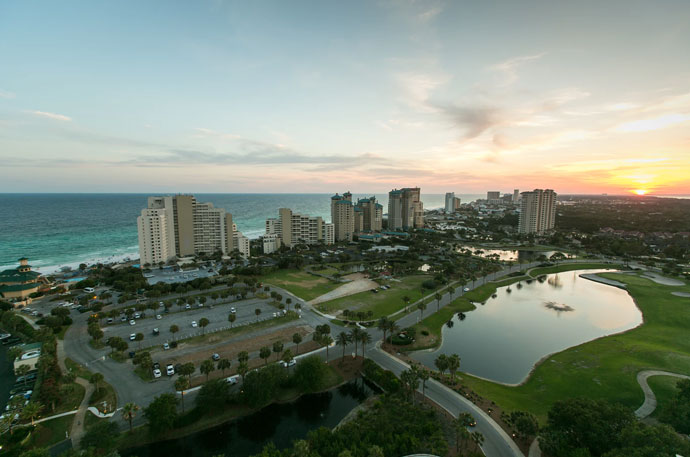
#> input picture prototypes/map/featured_3.jpg, 690 x 457 px
$ python greencover.py
#> lines starting #> are read from the running program, lines starting #| are printed output that depends on the picture; after the words box and inside, x2 and y2 are one past the last pixel; in counts of white or black regions, pixels touching at a corner belong together; long printed decimals are rounded
import cv2
from urllib.request import urlopen
from PIL import Image
import numpy as np

## Read

img = cv2.imread('featured_3.jpg')
#> img is the input picture: shape (457, 690, 3); mean B, G, R 117, 130.3, 118.7

## convert to hsv
hsv = cv2.cvtColor(img, cv2.COLOR_BGR2HSV)
#> hsv: shape (457, 690, 3); mean H, S, V 57.3, 73.1, 133.8

## mask of green (36,0,0) ~ (70, 255,255)
mask1 = cv2.inRange(hsv, (36,0,0), (86 ,255 ,255))#(70, 255,255))
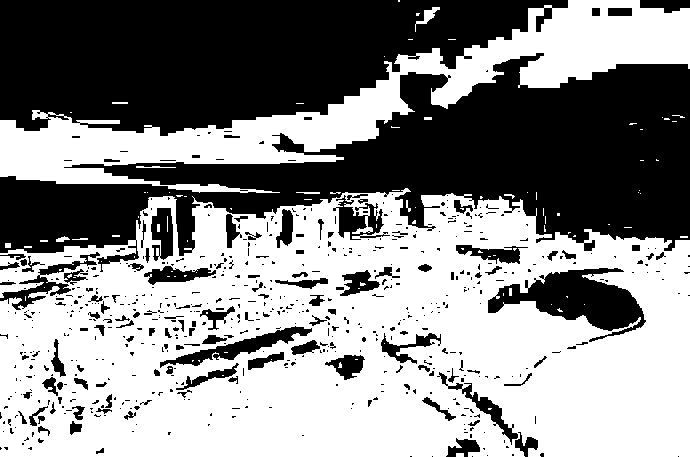
#> mask1: shape (457, 690); 54.7% white; 623 black regions (494 under 20 px), largest, box (x1, y1, x2, y2) and area: (0, 53, 690, 272) 64654, (0, 0, 568, 136) 53159, (488, 268, 646, 342) 5375
cv2.imwrite("threshold.png", mask1)

imask = mask1>0
green = np.zeros_like(img, np.uint8)
green[imask] = img[imask]
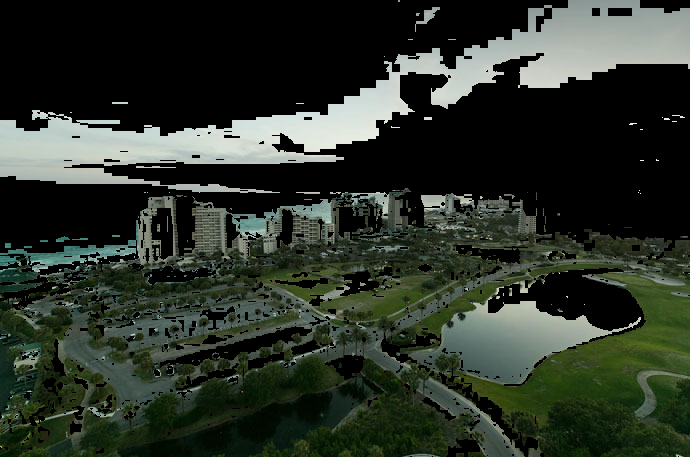
#> green: shape (457, 690, 3); mean B, G, R 41.7, 51.4, 44

## save
cv2.imwrite("green.png", green)
print(np.count_nonzero(mask1))
#| 172483
print(mask1.size)
#| 315330
print("Percent : ", np.count_nonzero(mask1)/mask1.size * 100)
#| Percent :  54.699
